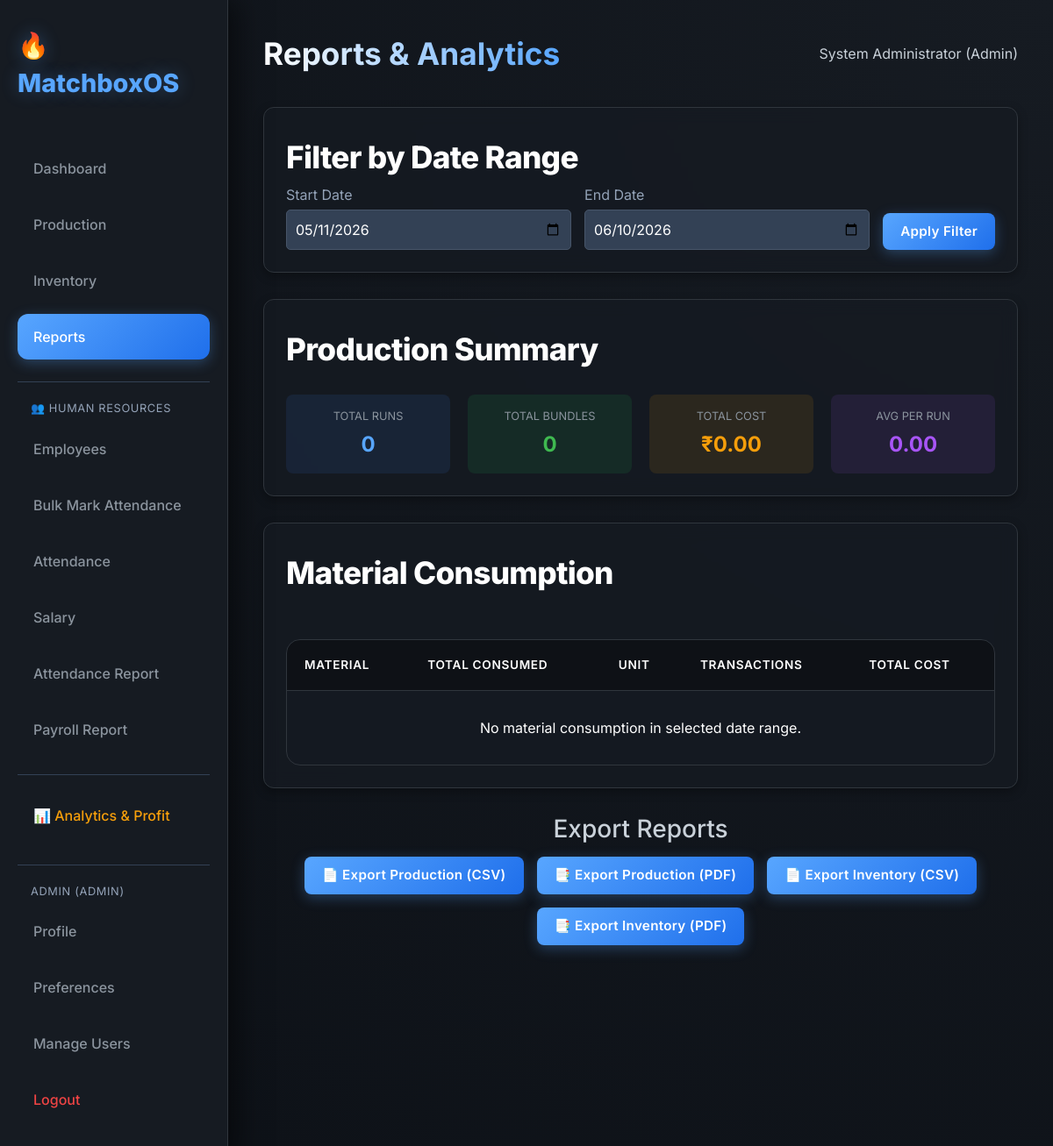
Screenshot of /reports (signed in) with the database file from the repository.
### Payroll/auth_models.py (models this page shows, shortened)
class User(UserMixin, db.Model):
    __tablename__ = 'user'
    id = db.Column(db.Integer, primary_key=True)
    username = db.Column(db.String(80), unique=True, nullable=False, index=True)
    email = db.Column(db.String(120), unique=True, nullable=False, index=True)
    password_hash = db.Column(db.String(255), nullable=False)
    full_name = db.Column(db.String(100))
    role = db.Column(db.String(20), default='operator')  # admin, operator, viewer
    is_active = db.Column(db.Boolean, default=True)
    created_at = db.Column(db.DateTime, default=datetime.datetime.utcnow)
    last_login = db.Column(db.DateTime)
    def has_permission(self, permission):
        permissions = {
            'admin': ['view', 'create', 'edit', 'delete', 'manage_users', 'reports', 'analytics'],
            'manager': ['view', 'create', 'edit', 'reports'],
            'supervisor': ['view', 'create'],
            'operator': ['view', 'create', 'edit'],
            'viewer': ['view']
        }
        return permission in permissions.get(self.role, [])

### Payroll/routes.py (the view)
@bp.route('/reports')
@login_required
def reports():
    start_date_str = request.args.get('start_date')
    end_date_str = request.args.get('end_date')
    start_date = datetime.datetime.strptime(start_date_str, '%Y-%m-%d').date() if start_date_str else None
    end_date = datetime.datetime.strptime(end_date_str, '%Y-%m-%d').date() if end_date_str else None
    if not start_date and not end_date:
        end_date = datetime.date.today()
        start_date = end_date - datetime.timedelta(days=30)
    production_summary = ReportService.get_production_summary(start_date, end_date)
    materials = RawMaterial.query.all()
    material_consumption = []
    for material in materials:
        consumption = ReportService.get_material_consumption(material.id, start_date, end_date)
        if consumption['total_consumed'] > 0:
            material_consumption.append(consumption)
    return render_template('reports.html',
                         production_summary=production_summary,
                         material_consumption=material_consumption,
                         start_date=start_date,
                         end_date=end_date)

### Payroll/app.py (called while the page is built)
@login_manager.user_loader
def load_user(user_id):
    return User.query.get(int(user_id))

### Payroll/templates/reports.html (shortened to what this page needs)
{% extends "base.html" %}
{% block header %}Reports & Analytics{% endblock %}
{% block content %}
<div class="card" style="margin-bottom: 30px;">
    <h3>Filter by Date Range</h3>
    <form method="GET" action="{{ url_for('main.reports') }}" style="display: flex; gap: 15px; align-items: end;">
        <div style="flex: 1;">
            <label style="display: block; margin-bottom: 5px; color: #94a3b8;">Start Date</label>
            <input type="date" name="start_date" value="{{ start_date }}"
                style="width: 100%; padding: 10px; background: #334155; border: 1px solid #475569; color: white; border-radius: 5px;">
        </div>
        <div style="flex: 1;">
            <label style="display: block; margin-bottom: 5px; color: #94a3b8;">End Date</label>
            <input type="date" name="end_date" value="{{ end_date }}"
                style="width: 100%; padding: 10px; background: #334155; border: 1px solid #475569; color: white; border-radius: 5px;">
        </div>
        <button type="submit" class="btn btn-primary" style="padding: 10px 20px;">Apply Filter</button>
    </form>
</div>
<div class="card" style="margin-bottom: 30px;">
    <h3>Production Summary</h3>
    <div style="display: grid; grid-template-columns: repeat(4, 1fr); gap: 20px; margin-top: 20px;">
        <div style="text-align: center; padding: 15px; background: rgba(59, 130, 246, 0.1); border-radius: 8px;">
            <div style="color: #8b949e; font-size: 0.8rem; text-transform: uppercase; margin-bottom: 5px;">Total Runs
            </div>
            <div style="font-weight: bold; font-size: 1.5rem; color: var(--accent-color);">{{
                production_summary.total_production_runs }}</div>
        </div>
        <div style="text-align: center; padding: 15px; background: rgba(34, 197, 94, 0.1); border-radius: 8px;">
            <div style="color: #8b949e; font-size: 0.8rem; text-transform: uppercase; margin-bottom: 5px;">Total Bundles
            </div>
            <div style="font-weight: bold; font-size: 1.5rem; color: var(--success-color);">{{
                production_summary.total_bundles }}</div>
        </div>
        <div style="text-align: center; padding: 15px; background: rgba(245, 158, 11, 0.1); border-radius: 8px;">
            <div style="color: #8b949e; font-size: 0.8rem; text-transform: uppercase; margin-bottom: 5px;">Total Cost
            </div>
            <div style="font-weight: bold; font-size: 1.5rem; color: #f59e0b;">₹{{
                "%.2f"|format(production_summary.total_cost) }}
            </div>
        </div>
        <div style="text-align: center; padding: 15px; background: rgba(168, 85, 247, 0.1); border-radius: 8px;">
            <div style="color: #8b949e; font-size: 0.8rem; text-transform: uppercase; margin-bottom: 5px;">Avg per Run
            </div>
            <div style="font-weight: bold; font-size: 1.5rem; color: #a855f7;">{{
                "%.2f"|format(production_summary.avg_bundles_per_run)
                }}</div>
        </div>
    </div>
</div>
<div class="card">
    <h3>Material Consumption</h3>
    <div style="max-height: 400px; overflow-y: auto; margin-top: 20px;">
        <table>
            <thead>
                <tr>
                    <th>Material</th>
                    <th>Total Consumed</th>
                    <th>Unit</th>
                    <th>Transactions</th>
                    <th>Total Cost</th>
                </tr>
            </thead>
            <tbody>
                {% for consumption in material_consumption %}
                <tr>
                    <td style="font-weight: 500; color: var(--accent-color);">{{ consumption.material_name }}</td>
                    <td style="font-weight: bold;">{{ "%.2f"|format(consumption.total_consumed) }}</td>
                    <td style="color: #8b949e;">{{ consumption.unit }}</td>
                    <td>{{ consumption.transaction_count }}</td>
                    <td style="color: var(--success-color);">₹{{ "%.2f"|format(consumption.total_cost) }}</td>
                </tr>
                {% else %}
                <tr>
                    <td colspan="5" style="text-align: center; color: #94a3b8; padding: 30px;">
                        No material consumption in selected date range.
                    </td>
                </tr>
                {% endfor %}
            </tbody>
        </table>
    </div>
</div>
<div style="margin-top: 30px; text-align: center;">
    <h3 style="margin-bottom: 15px;">Export Reports</h3>
    <div style="display: flex; gap: 15px; justify-content: center; flex-wrap: wrap;">
        <a href="{{ url_for('main.export_production_csv', start_date=start_date, end_date=end_date) }}"
            class="btn btn-primary" style="padding: 10px 20px;">
            📄 Export Production (CSV)
        </a>
        <a href="{{ url_for('main.export_production_pdf', start_date=start_date, end_date=end_date) }}"
            class="btn btn-primary" style="padding: 10px 20px;">
            📑 Export Production (PDF)
        </a>
        <a href="{{ url_for('main.export_inventory_csv') }}" class="btn btn-primary" style="padding: 10px 20px;">
            📄 Export Inventory (CSV)
        </a>
        <a href="{{ url_for('main.export_inventory_pdf') }}" class="btn btn-primary" style="padding: 10px 20px;">
            📑 Export Inventory (PDF)
        </a>
    </div>
</div>
{% endblock %}

### Payroll/templates/base.html (shortened to what this page needs)
<!DOCTYPE html>
<html lang="en">
<head>
    <link href="https://cdn.jsdelivr.net/npm/bootstrap@5.3.0/dist/css/bootstrap.min.css" rel="stylesheet">
    <link rel="stylesheet" href="https://cdnjs.cloudflare.com/ajax/libs/font-awesome/6.4.0/css/all.min.css">
    <link rel="stylesheet" href="{{ url_for('static', filename='css/style.css') }}?v=999999">
</head>
<body>
    <div class="sidebar">
        <div class="logo">🔥 MatchboxOS</div>
        <nav>
            <a href="{{ url_for('main.dashboard') }}"
                class="nav-link {% if request.endpoint == 'main.dashboard' %}active{% endif %}">Dashboard</a>
            <a href="{{ url_for('main.production') }}"
                class="nav-link {% if request.endpoint == 'main.production' %}active{% endif %}">Production</a>
            <a href="{{ url_for('main.inventory') }}"
                class="nav-link {% if request.endpoint == 'main.inventory' %}active{% endif %}">Inventory</a>
            {% if current_user.role != 'supervisor' %}
            <a href="{{ url_for('main.reports') }}"
                class="nav-link {% if request.endpoint == 'main.reports' %}active{% endif %}">Reports</a>
            {% endif %}
            <div style="margin-top: 25px; border-top: 1px solid #334155; padding-top: 20px;">
                <div
                    style="color: #94a3b8; font-size: 0.8rem; padding: 0 15px 10px; text-transform: uppercase; letter-spacing: 0.05em;">
                    👥 Human Resources
                </div>
                <a href="{{ url_for('employee.list_employees') }}"
                    class="nav-link {% if request.endpoint == 'employee.list_employees' %}active{% endif %}">Employees</a>
                <a href="{{ url_for('employee.bulk_attendance') }}"
                    class="nav-link {% if request.endpoint == 'employee.bulk_attendance' %}active{% endif %}">Bulk Mark
                    Attendance</a>
                <a href="{{ url_for('employee.attendance_list') }}"
                    class="nav-link {% if request.endpoint == 'employee.attendance_list' %}active{% endif %}">Attendance</a>
                {% if current_user.role != 'supervisor' %}
                <a href="{{ url_for('employee.salary_list') }}"
                    class="nav-link {% if request.endpoint == 'employee.salary_list' %}active{% endif %}">Salary</a>
                {% endif %}
                <a href="{{ url_for('employee.attendance_report') }}"
                    class="nav-link {% if request.endpoint == 'employee.attendance_report' %}active{% endif %}">Attendance
                    Report</a>
                {% if current_user.role != 'supervisor' %}
                <a href="{{ url_for('employee.payroll_report') }}"
                    class="nav-link {% if request.endpoint == 'employee.payroll_report' %}active{% endif %}">Payroll
                    Report</a>
                {% endif %}
            </div>
            {% if current_user.is_authenticated and current_user.role == 'admin' %}
            <div style="margin-top: 25px; border-top: 1px solid #334155; padding-top: 20px;">
                <a href="{{ url_for('main.analytics') }}"
                    class="nav-link {% if request.endpoint == 'main.analytics' %}active{% endif %}"
                    style="color: #f59e0b;">📊 Analytics & Profit</a>
            </div>
            {% endif %}
            <div style="margin-top: 30px; border-top: 1px solid #334155; padding-top: 20px;">
                {% if current_user.is_authenticated %}
                <div
                    style="color: #94a3b8; font-size: 0.8rem; padding: 0 15px 10px; text-transform: uppercase; letter-spacing: 0.05em;">
                    {{ current_user.username }} ({{ current_user.role }})
                </div>
                <a href="{{ url_for('auth.profile') }}"
                    class="nav-link {% if request.endpoint == 'auth.profile' %}active{% endif %}">Profile</a>
                <a href="{{ url_for('auth.preferences') }}"
                    class="nav-link {% if request.endpoint == 'auth.preferences' %}active{% endif %}">Preferences</a>
                {% if current_user.has_permission('manage_users') %}
                <a href="{{ url_for('auth.users') }}"
                    class="nav-link {% if request.endpoint == 'auth.users' %}active{% endif %}">Manage Users</a>
                {% endif %}
                <a href="{{ url_for('auth.logout') }}" class="nav-link" style="color: #ef4444;">Logout</a>
                {% else %}
                <a href="{{ url_for('auth.login') }}"
                    class="nav-link {% if request.endpoint == 'auth.login' %}active{% endif %}">Login</a>
                {% endif %}
            </div>
        </nav>
    </div>
    <div class="main-content">
        <header>
            <h1>{% block header %}Dashboard{% endblock %}</h1>
            <div class="user-profile">
                {% if current_user.is_authenticated %}
                {{ current_user.full_name or current_user.username }} ({{ current_user.role|capitalize }})
                {% else %}
                Guest
                {% endif %}
            </div>
        </header>
        {% block content %}{% endblock %}
    </div>
</body>
</html>

### Payroll/static/css/style.css (style rules this page uses)
:root { --bg-color: #0d1117; --card-bg: rgba(22, 27, 34, 0.8); --text-color: #c9d1d9; --accent-color: #58a6ff; --accent-hover: #1f6feb; --danger-color: #f85149; --success-color: #3fb950; --border-color: #30363d; --glass-bg: rgba(22, 27, 34, 0.5); --sidebar-bg: #161b22; }
body { font-family: 'Inter', system-ui, -apple-system, sans-serif; background: radial-gradient(circle at top right, #161b22, #0d1117); color: var(--text-color); margin: 0; padding: 0; display: flex; min-height: 100vh; }
.sidebar { width: 260px; background-color: var(--sidebar-bg); padding: 30px 20px; border-right: 1px solid var(--border-color); display: flex; flex-direction: column; box-shadow: 10px 0 30px rgba(0, 0, 0, 0.5); z-index: 10; }
.logo { font-size: 1.8rem; font-weight: 800; color: var(--accent-color); margin-bottom: 50px; display: flex; align-items: center; gap: 12px; text-shadow: 0 0 20px rgba(88, 166, 255, 0.3); }
.nav-link { display: flex; align-items: center; padding: 14px 18px; margin-bottom: 12px; color: #8b949e; text-decoration: none; border-radius: 12px; transition: all 0.3s cubic-bezier(0.4, 0, 0.2, 1); font-weight: 500; }
.nav-link.active { background: linear-gradient(135deg, var(--accent-color) 0%, var(--accent-hover) 100%) !important; color: white !important; border: none; box-shadow: 0 4px 15px rgba(88, 166, 255, 0.3); }
.main-content { flex: 1; padding: 40px; overflow-y: auto; background: transparent; }
header { margin-bottom: 40px; display: flex; justify-content: space-between; align-items: center; }
h1 { font-size: 2.2rem; font-weight: 700; margin: 0; background: linear-gradient(to right, #fff, #58a6ff); -webkit-background-clip: text; background-clip: text; -webkit-text-fill-color: transparent; }
.card { background: var(--card-bg); backdrop-filter: blur(10px); padding: 25px; border-radius: 16px; border: 1px solid var(--border-color); transition: all 0.3s ease; box-shadow: 0 4px 6px -1px rgba(0, 0, 0, 0.1), 0 2px 4px -1px rgba(0, 0, 0, 0.06); }
.card h1, .card h2, .card h3, .card h4, .card h5 { color: white !important; margin-top: 0; }
.card .value, .card h3 { font-size: 2.2rem !important; font-weight: 800 !important; margin: 10px 0 !important; letter-spacing: -0.02em !important; color: white !important; }
table { width: 100%; border-collapse: separate; border-spacing: 0; margin-top: 25px; background: var(--card-bg); border-radius: 16px; overflow: hidden; border: 1px solid var(--border-color); }
th, td { padding: 18px 20px; text-align: left; border-bottom: 1px solid var(--border-color); color: white !important; }
th { background-color: rgba(0, 0, 0, 0.3); color: #8b949e; font-weight: 600; font-size: 0.85rem; text-transform: uppercase; letter-spacing: 0.05em; }
tr:last-child td { border-bottom: none; }
.btn { padding: 12px 24px; border-radius: 10px; border: none; cursor: pointer; font-weight: 600; transition: all 0.2s; text-decoration: none; display: inline-flex; align-items: center; justify-content: center; font-size: 0.95rem; }
.btn-primary { background: linear-gradient(135deg, var(--accent-color), var(--accent-hover)); color: white; box-shadow: 0 4px 15px rgba(88, 166, 255, 0.3); }
input, select { transition: all 0.2s; }
.btn-primary { background: linear-gradient(135deg, var(--accent-color) 0%, var(--accent-hover) 100%); border: none; border-radius: 8px; font-weight: 600; letter-spacing: 0.3px; transition: all 0.3s ease; padding: 10px 20px; color: white; }
.card { border: 1px solid var(--border-color); border-radius: 12px; box-shadow: 0 4px 12px rgba(0, 0, 0, 0.3); background: var(--card-bg); transition: all 0.3s ease; }

### rows the page displays
User: username "ADMIN", role "ADMIN", full_name "System Administrator", role "Admin"

### other values shown
{{ production_summary.total_production_runs }} "0"
{{ production_summary.total_bundles }} "0"
{{ "%.2f"|format(production_summary.total_cost) }} "0.00"
{{ "%.2f"|format(production_summary.avg_bundles_per_run) }} "0.00"
